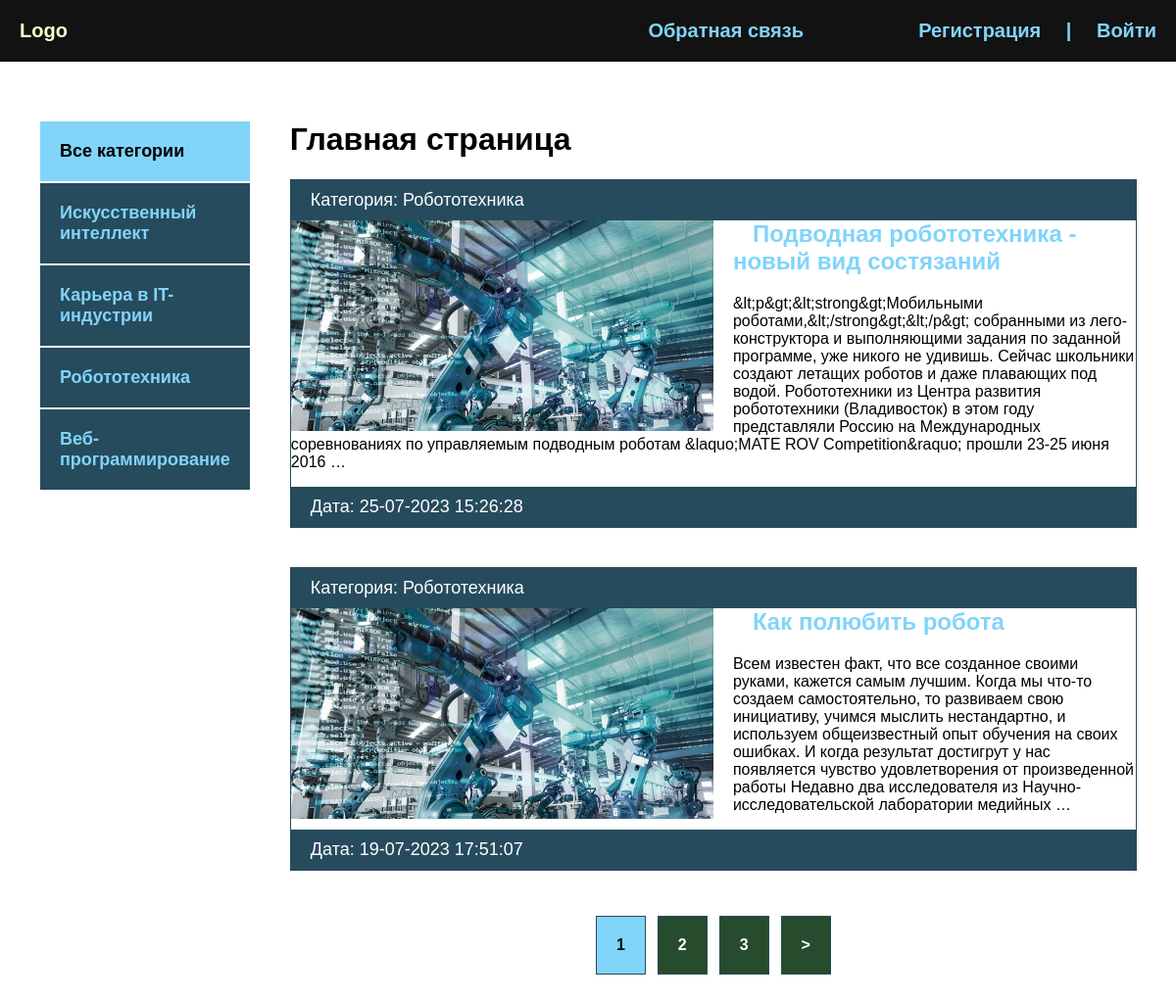
The page / on the database its author committed.
### blog/models.py (models this page shows, shortened)
class Category(models.Model):
    name = models.CharField(max_length=100, verbose_name="Категория")
    slug = models.SlugField(max_length=100, unique=True, verbose_name="URL")
    class Meta:
        verbose_name = 'Категория'
        verbose_name_plural = 'Категорию'
    def __str__(self):
        return self.name
    def get_absolute_url(self):
        return reverse('category', kwargs={'cat_slug': self.slug})

class Blog(models.Model):
    title = models.CharField(max_length=255, verbose_name="Название")
    slug = models.SlugField(max_length=255, unique=True, verbose_name="URL")
    content = models.TextField(blank=True, verbose_name="Контент")
    photo = models.ImageField(upload_to="photos/%Y/%m/%d/", blank=True, verbose_name="Фото")
    time_created = models.DateTimeField(auto_now_add=True, verbose_name="Дата публикации")
    time_update = models.DateTimeField(auto_now=True, verbose_name="Дата обновления")
    is_published = models.BooleanField(default=True, verbose_name="Опубликовано")
    cat = models.ForeignKey('Category', on_delete=models.PROTECT, verbose_name="Категория")
    def get_absolute_url(self):
        return reverse('post', kwargs={'post_slug': self.slug})
    class Meta:
        verbose_name = 'Новость'
        verbose_name_plural = 'Новости'
        ordering = ['-time_created']

### blog/views.py (the view)
# urls.py: path('', BlogHome.as_view(), name='index'),
class BlogHome(DataMixin, ListView):
    model = Blog
    template_name = "blog/index.html"
    context_object_name = 'posts'
    def get_context_data(self, *, object_list=None, **kwargs):
        context = super().get_context_data(**kwargs)
        c_def = self.get_user_context(title='Главная страница')
        return dict(list(context.items()) + list(c_def.items()))
    def get_queryset(self):
        return Blog.objects.filter(is_published=True).select_related('cat')

### blog/utils.py (called while the page is built)
    def get_user_context(self, **kwargs):
        context = kwargs
        cats = Category.objects.annotate(Count('blog'))
        user_menu = menu.copy()
        if not self.request.user.is_authenticated:
            user_menu.pop(0)
        context['menu'] = user_menu
        context['cats'] = cats
        if 'cats_selected' not in context:
            context['cat_selected'] = 0
        return context

### blog/templates/blog/index.html
{% extends 'blog/base.html' %}
{% load static %}
{% block content %}
<h1>{{ title }}</h1>
<ul>
    {% for p in posts %}
    <li>
        <p class="first">Категория: {{ p.cat }}</p>
        <div class="text">
            {% if p.photo %}
            <img class="image" src="{{ p.photo.url }}" alt="">
            {% else %}
            <img class="image" src="{% static 'blog/default.jpg' %}" alt="">
            {% endif %}
            <h2><a href="{{ p.get_absolute_url }}">{{ p.title }}</a></h2>
            <p>{{ p.content|striptags|truncatewords:50 }}</p>
        </div>
        <p class="date">Дата: {{ p.time_update|date:"d-m-Y H:i:s" }}</p>
    </li>
    {% endfor %}
</ul>
{% endblock %}

### blog/templates/blog/base.html (shortened to what this page needs)
<!DOCTYPE html>
{% load static %}
{% load blog_tags %}
<html lang="en">
<head>
    <link rel="stylesheet" href="{% static 'css/style.css' %}">
</head>
<body>
<div class="header">
    <div class="wrap">
        <ul class="mainmenu">
            <li class="logo"><a href="{% url 'index' %}">Logo</a></li>
            {% for m in menu %}
            <li class="last"><a href="{% url m.url_name %}">{{ m.title }}</a></li>
            {% endfor %}
            {% if request.user.is_authenticated %}
            <li class="last">{{ user.username }} | <a href="{% url 'logout' %}">Выйти</a></li>
            {% else %}
            <li class="last"><a href="{% url 'register' %}">Регистрация</a> | <a href="{% url 'login' %}">Войти</a></li>
            {% endif %}
        </ul>
    </div>
</div>
<div class="content">
    <div class="wrap">
        <div class="sidebar">
             <ul>
                 {% if cat_selected == 0 %}
                 <li class="selected">Все категории</li>
                 {% else %}
                 <li><a href="{% url 'index' %}">Все категории</a></li>
                 {% endif %}
                 {% for c in cats %}
                 {% if c.blog__count > 0 %}
                 {% if c.pk == cat_selected %}
                 <li class="selected">{{ c.name }}</li>
                {% else %}
                <li><a href="{{ c.get_absolute_url }}">{{ c.name }}</a></li>
                {% endif %}
                {% endif %}
                {% endfor %}
             </ul>
        </div>
        <div class="main">
            {% block content %}
            {% endblock %}
            {% if page_obj.has_other_pages %}
            <div>
                <ul class="list-pages">
                    {% for p in paginator.page_range %}
                    {% if page_obj.number == p %}
                    <li class="page-num page-num-selected">
                        {{ p }}
                    </li>
                    {% elif p >= page_obj.number|add:-2 and p <= page_obj.number|add:2 %}
                    <li class="page-num">
                        <a href="?page={{ p }}">{{ p }}</a>
                    </li>
                    {% endif %}
                    {% endfor %}
                    {% if page_obj.has_next %}
                    <li class="page-num">
                        <a href="?page={{ page_obj.next_page_number }}">&gt;</a>
                    </li>
                    {% endif %}
                </ul>
            </div>
            {% endif %}
        </div>
    </div>
</div>
</body>
</html>

### blog/static/css/style.css (style rules this page uses)
body { margin: 0; padding: 0; background: #264b5d; font-family: Verdana, sans-serif; }
.wrap { max-width: 1200px; margin: 0 auto; }
.content .wrap { background: #FFF; padding: 40px; box-sizing: border-box; display: flex; }
ul { list-style: none; margin: 0; padding: 0; }
a { color: #81d4fa; text-decoration: none; padding: 20px; }
.header { background: #121212; }
.mainmenu { display: flex; font-size: 20px; font-weight: bold; padding: 20px 0; align-items: center; justify-content: space-between; }
.logo { flex-basis: 40%; }
.last { flex-basis: 30%; text-align: right; color: #81d4fa; }
.sidebar { width: 320px; margin-right: 40px; margin-top: 20px; }
.sidebar a { padding: 20px; display: block; border: 1px solid #FFF; background: #264b5d; font-weight: bold; font-size: 18px; }
.selected { font-size: 18px; padding: 20px; border: 1px solid #FFF; background: #81d4fa; font-weight: bold; }
.main li { border: 1px solid #264b5d; margin-bottom: 40px; }
.first, .date { padding: 10px 20px; background: #264b5d; font-size: 18px; margin: 0; color: #FFF; }
.image { float: left; margin-right: 20px; max-width: 50%; }
.text { paddng: 20px 20px 0; }
.text h2 { margin-top: 0; }
.list-pages { display: flex; justify-content: center; }
.list-pages .page-num-selected { background: #81d4fa; padding: 20px; }
.list-pages a { background: #264b2d; padding: 20px; display: block; color: #FFF; }
.page-num { margin: 6px; font-weight: bold; }
.last a { display: inline; }

### rows shown on the page
Category: name "Искусственный интеллект"
Category: name "Карьера в IT-индустрии"
Category: name "Робототехника"
Category: name "Веб-программирование"
Blog: cat "Робототехника", title "Подводная робототехника - новый вид состязаний", content "&lt;p&gt;&lt;strong&gt;Мобильными роботами,&lt;/strong&gt;&lt;/p&gt; собранными из лего-конструктора и выполняющими задания по заданной программе, уже никого не удивишь. Сейчас школьники создают летащих роботов и даже плавающих под водой. Робототехники из Центра развития робототехники (Владивосток) в этом году представляли Россию на Международных соревнованиях по управляемым подводным роботам &laquo;MATE ROV Competition&raquo; прошли 23-25 июня 2016 …", time_update "25-07-2023 15:26:28"
Blog: cat "Робототехника", title "Как полюбить робота", content "Всем известен факт, что все созданное своими руками, кажется самым лучшим. Когда мы что-то создаем самостоятельно, то развиваем свою инициативу, учимся мыслить нестандартно, и используем общеизвестный опыт обучения на своих ошибках. И когда результат достигрут у нас появляется чувство удовлетворения от произведенной работы Недавно два исследователя из Научно-исследовательской лаборатории медийных …", time_update "19-07-2023 17:51:07"

### other values the page prints
{{ m.title }} "Обратная связь"
{{ title }} "Главная страница"
{{ p }} "1"
{{ p }} "2" "3"
